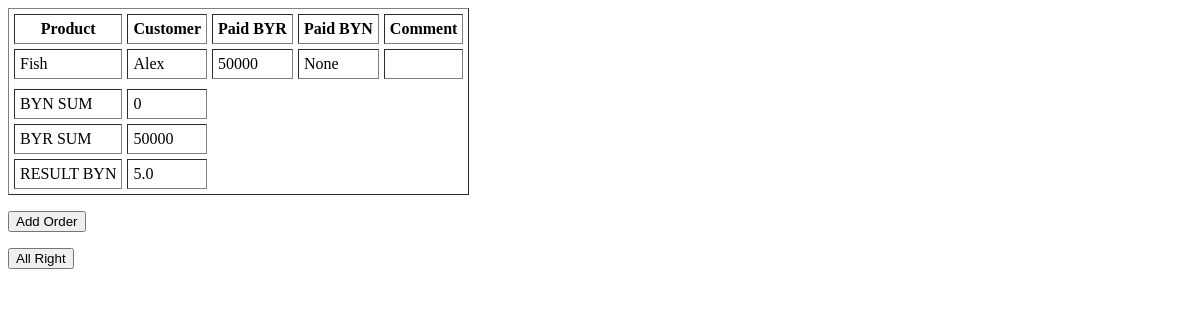
The page /orders/get_orders/ on the database as committed earlier.
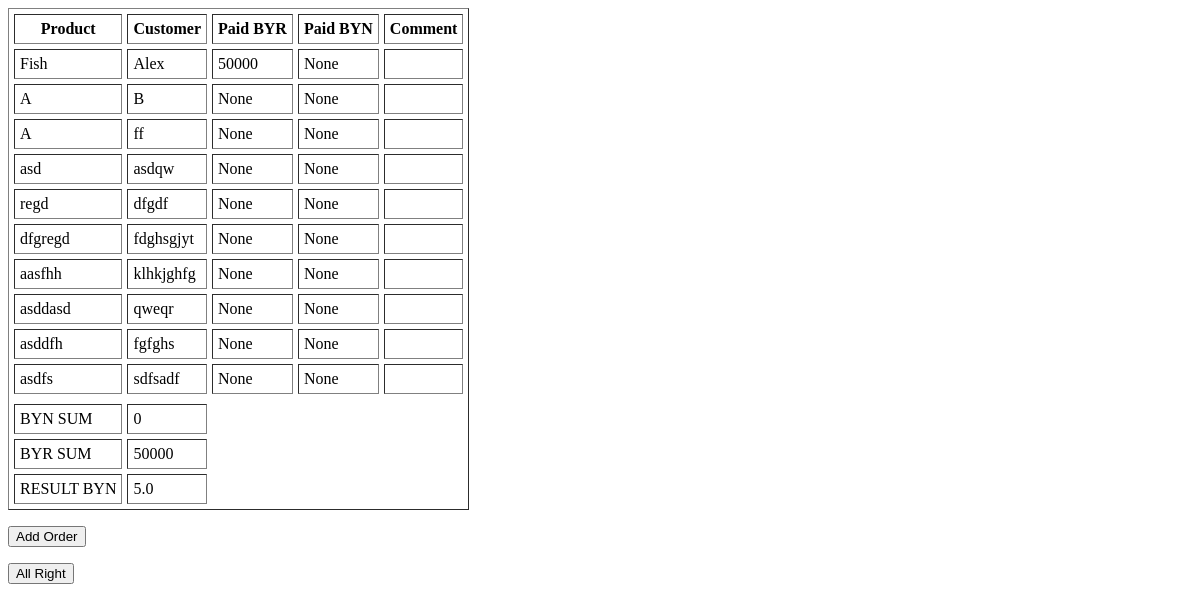
The same page on the database as committed later.
### Order/models.py (models this page shows)
class Order(models.Model):
    product = models.CharField(max_length=30)
    customer = models.CharField(max_length=40)
    email = models.EmailField()
    paid_BYR = models.IntegerField(null=True, )
    paid_BYN = models.FloatField(null=True)
    comment = models.CharField(max_length=300, null=True)
    order_datetime = models.DateTimeField()
    collective_order = models.ForeignKey(CollectiveOrder, default=None)

### Order/views.py (the view)
def get_orders(request):
    collective_order_id = request.session.get('collective_order_id')
    orders = Order.objects.filter(collective_order__id=collective_order_id)
    BYN_sum = 0
    BYR_sum = 0
    for order in orders:
        if order.paid_BYN:
            BYN_sum += order.paid_BYN
        elif order.paid_BYR:
            BYR_sum += order.paid_BYR
    result_BYN = BYN_sum + float(BYR_sum) / 10000
    context = {'orders': orders,
               'BYN_sum': BYN_sum,
               'BYR_sum': BYR_sum,
               'result_BYN': result_BYN
               }
    return render(request, 'get_orders.html', context)

### Order/templates/get_orders.html (shortened to what this page needs)
<!DOCTYPE html>
<html lang="en">
<head>
</head>
<body>
    <table border="1" cellpadding="5" cellspacing="5">
    <tr>
        <th>Product</th>
        <th>Customer</th>
        <th>Paid BYR</th>
        <th>Paid BYN</th>
        <th>Comment</th>
    </tr>
        {% for order in orders %}
            <tr>
                <td>{{ order.product }}</td>
                <td>{{ order.customer }}</td>
                <td>{{ order.paid_BYR }}</td>
                <td>{{ order.paid_BYN }}</td>
                <td>{{ order.comment }}</td>
            </tr>
        {% endfor %}
        <tr><td>BYN SUM</td><td>{{ BYN_sum }}</td></tr>
        <tr><td>BYR SUM</td><td>{{ BYR_sum }}</td></tr>
        <tr><td>RESULT BYN</td><td>{{ result_BYN }}</td></tr>
    </table>
    <form action="{% url 'order_form' %}" method="GET">
        <p><input type="submit" value='Add Order' name='Add Order'></p>
        <p><input type="submit" value='All Right' name='All Right'></p>
    </form>
</body>
</html>

Rows that differ between the two databases and show on the page:
added Order: product "A", customer "B", paid_BYR "None", paid_BYN "None"
added Order: product "A", customer "ff", paid_BYR "None", paid_BYN "None"
added Order: product "asd", customer "asdqw", paid_BYR "None", paid_BYN "None"
added Order: product "regd", customer "dfgdf", paid_BYR "None", paid_BYN "None"
added Order: product "dfgregd", customer "fdghsgjyt", paid_BYR "None", paid_BYN "None"
added Order: product "aasfhh", customer "klhkjghfg", paid_BYR "None", paid_BYN "None"
added Order: product "asddasd", customer "qweqr", paid_BYR "None", paid_BYN "None"
added Order: product "asddfh", customer "fgfghs", paid_BYR "None", paid_BYN "None"
added Order: product "asdfs", customer "sdfsadf", paid_BYR "None", paid_BYN "None"
